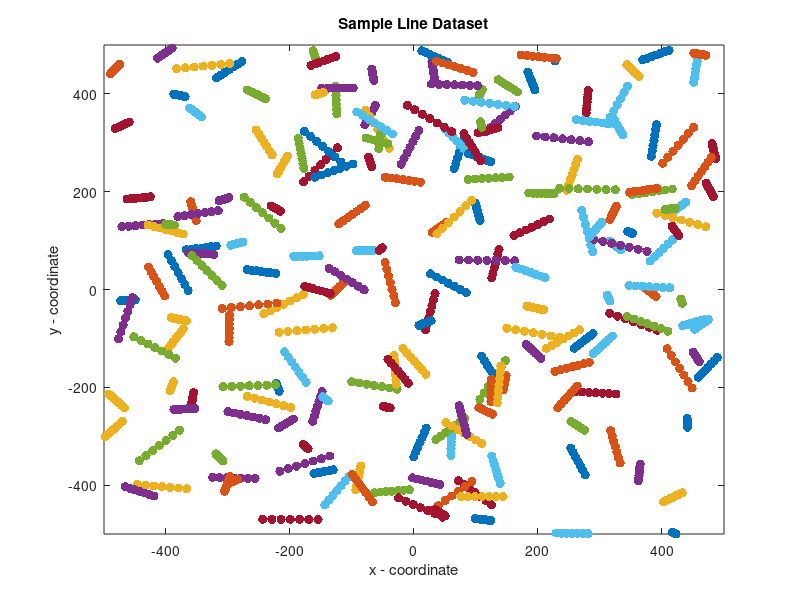

MATLAB code for this plot: (Note: this script raises an error after producing the figure.)
clearvars
close all;
clc;

for run=1:1:1
    clc;
    clearvars -except run
    s = rng;
    Total_Number=100000;
    dis_limt=15;
    Counter=0;
    Complete_sequnce=[];
    Complete_sequnce_dist_p1_p2=[];
    
    while(Counter<=Total_Number)
        N=10000;
        % distance = 1+rand(N,1)*(15);
        
        Angle = rand(N,1)*2*pi; %initial arc angle
        initialDirection = sign(rand(N,1)-0.5); %clockwise (-1) or counterclockwise (1)
        finalAngle = initialDirection.*Angle;
        
        
        %initial random co-ordinates
        x0=1000*rand(N,1)-500;
        y0=1000*rand(N,1)-500;
        distance=zeros(numel(x0),1);
        
        % x and y sequences
        x = zeros(numel(x0),7);
        y = zeros(numel(x0),7);
        
        dist = 1+rand(N,1)*dis_limt; %dist between first two points on trajectory btweeen 1 and 15
        
        % angle to vector
        w = [cos(finalAngle),sin(finalAngle)];
        
        t = 0:6; % create a vector of t values
        x = x0 + dist*t.*w(:,1); %  x
        y = y0 + dist*t.*w(:,2); %  y
        for i=1:numel(x0)
            distance(i)= sqrt((x(i,2)-x(i,1)).^2+(y(i,2)-y(i,1)).^2); % measure distance between two points
        end
        ind = find(max(x,[],2)>500 | min(x,[],2)<-500 | max(y,[],2)>500 | min(y,[],2)<-500| min(distance,[],2)> (sqrt(225)));
        % ind = find(max(X,[],2)>500 | min(X,[],2)<-500 | max(Y,[],2)>500 | min(Y,[],2)<-500| min(distance,[],2)> (sqrt(225)));
        x(ind,:) = [];
        y(ind,:) = [];
        distance(ind,:) = [];
        
        % store sequences into Complete_sequnce
        Sequence = zeros(size(x,1),2*7);
        % Idea: sequence size keep track
        Sequence(:,1:2:end)=x(:,1:1:end);
        Sequence(:,2:2:end)=y(:,1:1:end);
        Complete_sequnce=cat(1,Complete_sequnce,Sequence);
        
        % store distances between two points to Complete_sequnce Complete_sequnce_dist_p1_p2
        add_dist=distance;
        Complete_sequnce_dist_p1_p2=cat(1,Complete_sequnce_dist_p1_p2,add_dist);
        Counter=Counter+size(Sequence,1);
    end
    
    Complete_sequnce=Complete_sequnce(1:Total_Number,:);
    Complete_sequnce_dist_p1_p2=Complete_sequnce_dist_p1_p2(1:Total_Number,:);
    
    
    %% save array to .csv file
    Filename = sprintf('Line_Sequence_%s.csv', datestr(now,'mm-dd-yyyy HH-MM'));
    csvwrite(Filename, Complete_sequnce);
    
    %% print only 200 lines
    figure(1)
    for i=1:200%size(Complete_sequnce,1)-99800
        plot(Complete_sequnce(i,1:2:end),Complete_sequnce(i,2:2:end),'.','MarkerSize',20)
        hold on
        %     plot(Complete_sequnce(i,1),Complete_sequnce(i,2),'r.') % plot first point of trajectory with red to show traj direction
        
    end
    title('Sample Line Dataset');
    xlabel('x - coordinate');
    ylabel('y - coordinate');
    xlim([-500 500])
    ylim([-500 500])
    
    %% print histogram
    figure(2)
    histogram(Complete_sequnce_dist_p1_p2,0:dis_limt)
    title_string=strcat("histogram (without discarding trajectories) :");
    % title_string=strcat("histogram (discarding trajectories) :");
    title(title_string);
    ylabel('number of trajectories');
    xlabel('Absolute distance between first 2 points of trajectory');
end